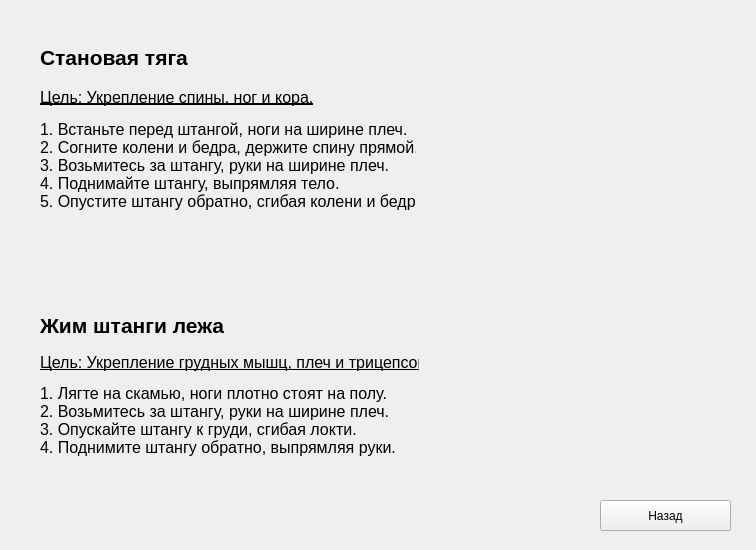
<?xml version="1.0" encoding="UTF-8"?>
<ui version="4.0">
 <class>Form2</class>
 <widget class="QWidget" name="Form2">
  <property name="geometry">
   <rect>
    <x>0</x>
    <y>0</y>
    <width>756</width>
    <height>550</height>
   </rect>
  </property>
  <property name="windowTitle">
   <string>Form</string>
  </property>
  <widget class="QPushButton" name="pushButton2">
   <property name="geometry">
    <rect>
     <x>600</x>
     <y>500</y>
     <width>131</width>
     <height>31</height>
    </rect>
   </property>
   <property name="text">
    <string>Назад</string>
   </property>
  </widget>
  <widget class="QLabel" name="label">
   <property name="geometry">
    <rect>
     <x>440</x>
     <y>10</y>
     <width>251</width>
     <height>231</height>
    </rect>
   </property>
   <property name="text">
    <string/>
   </property>
   <property name="pixmap">
    <pixmap>images/5.jpg</pixmap>
   </property>
  </widget>
  <widget class="QLabel" name="label_2">
   <property name="geometry">
    <rect>
     <x>440</x>
     <y>260</y>
     <width>271</width>
     <height>221</height>
    </rect>
   </property>
   <property name="text">
    <string/>
   </property>
   <property name="pixmap">
    <pixmap>images/4.jpg</pixmap>
   </property>
  </widget>
  <widget class="QWidget" name="">
   <property name="geometry">
    <rect>
     <x>40</x>
     <y>310</y>
     <width>379</width>
     <height>147</height>
    </rect>
   </property>
   <layout class="QVBoxLayout" name="verticalLayout">
    <item>
     <widget class="QLabel" name="label_7">
      <property name="font">
       <font>
        <pointsize>16</pointsize>
        <bold>true</bold>
       </font>
      </property>
      <property name="text">
       <string>Жим штанги лежа</string>
      </property>
     </widget>
    </item>
    <item>
     <widget class="QLabel" name="label_8">
      <property name="font">
       <font>
        <pointsize>12</pointsize>
        <underline>true</underline>
       </font>
      </property>
      <property name="text">
       <string>Цель: Укрепление грудных мышц, плеч и трицепсов.</string>
      </property>
     </widget>
    </item>
    <item>
     <widget class="QLabel" name="label_6">
      <property name="font">
       <font>
        <pointsize>12</pointsize>
       </font>
      </property>
      <property name="text">
       <string>1. Лягте на скамью, ноги плотно стоят на полу.
2. Возьмитесь за штангу, руки на ширине плеч.
3. Опускайте штангу к груди, сгибая локти.
4. Поднимите штангу обратно, выпрямляя руки.</string>
      </property>
     </widget>
    </item>
   </layout>
  </widget>
  <widget class="QWidget" name="">
   <property name="geometry">
    <rect>
     <x>40</x>
     <y>40</y>
     <width>376</width>
     <height>189</height>
    </rect>
   </property>
   <layout class="QVBoxLayout" name="verticalLayout_2">
    <item>
     <widget class="QLabel" name="label_3">
      <property name="font">
       <font>
        <pointsize>16</pointsize>
        <bold>true</bold>
       </font>
      </property>
      <property name="text">
       <string>Становая тяга</string>
      </property>
     </widget>
    </item>
    <item>
     <widget class="QLabel" name="label_4">
      <property name="font">
       <font>
        <pointsize>12</pointsize>
        <underline>true</underline>
       </font>
      </property>
      <property name="text">
       <string>Цель: Укрепление спины, ног и кора.</string>
      </property>
     </widget>
    </item>
    <item>
     <widget class="QLabel" name="label_5">
      <property name="font">
       <font>
        <pointsize>12</pointsize>
       </font>
      </property>
      <property name="text">
       <string>1. Встаньте перед штангой, ноги на ширине плеч.
2. Согните колени и бедра, держите спину прямой.
3. Возьмитесь за штангу, руки на ширине плеч.
4. Поднимайте штангу, выпрямляя тело. 
5. Опустите штангу обратно, сгибая колени и бедра.
</string>
      </property>
     </widget>
    </item>
   </layout>
  </widget>
 </widget>
 <resources/>
 <connections/>
</ui>
